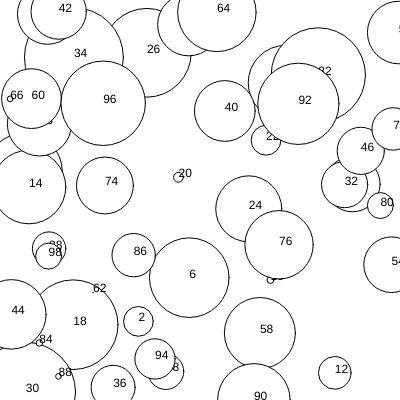
Frame 1 (no input)
Frame 60 (no input): identical to frame 1, image omitted
Frame 120 (the mouse pressed at the canvas centre since frame 60): identical to frame 1, image omitted

The p5.js sketch that drew this single still picture (run headless with seeded random() and noise() and a simulated clock; from frame 60 on, the mouse is pressed at the canvas centre):

// p5.js sketch
// ── sketch.js
function setup() {
  let i = 0;
  createCanvas(400, 400);

  for (let i = 0; i < 100; i++) {
    let x = random(400);
    let y = random(400);
    let r = random(100);
    circle(x, y, r);
    text(i, x, y);
    i = i + 1;
  }
}
function draw() {}
